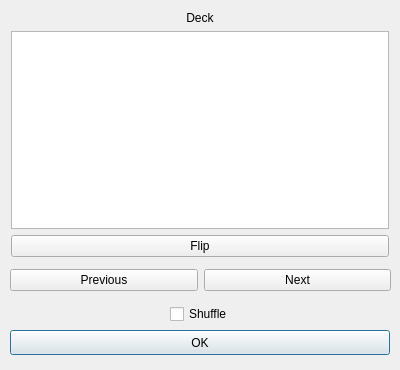
<?xml version="1.0" encoding="UTF-8"?>
<ui version="4.0">
 <class>studycard</class>
 <widget class="QDialog" name="studycard">
  <property name="geometry">
   <rect>
    <x>0</x>
    <y>0</y>
    <width>400</width>
    <height>370</height>
   </rect>
  </property>
  <property name="windowTitle">
   <string>Dialog</string>
  </property>
  <widget class="QPushButton" name="pushButton_ok">
   <property name="geometry">
    <rect>
     <x>10</x>
     <y>330</y>
     <width>380</width>
     <height>25</height>
    </rect>
   </property>
   <property name="text">
    <string>OK</string>
   </property>
  </widget>
  <widget class="QWidget" name="layoutWidget">
   <property name="geometry">
    <rect>
     <x>11</x>
     <y>11</y>
     <width>378</width>
     <height>246</height>
    </rect>
   </property>
   <layout class="QVBoxLayout" name="verticalLayout">
    <item>
     <widget class="QLabel" name="label_deckName">
      <property name="enabled">
       <bool>true</bool>
      </property>
      <property name="text">
       <string>Deck</string>
      </property>
      <property name="scaledContents">
       <bool>false</bool>
      </property>
      <property name="alignment">
       <set>Qt::AlignCenter</set>
      </property>
      <property name="textInteractionFlags">
       <set>Qt::NoTextInteraction</set>
      </property>
     </widget>
    </item>
    <item>
     <widget class="QTextBrowser" name="textBrowser"/>
    </item>
    <item>
     <widget class="QPushButton" name="pushButton_flip">
      <property name="text">
       <string>Flip</string>
      </property>
     </widget>
    </item>
   </layout>
  </widget>
  <widget class="QWidget" name="layoutWidget">
   <property name="geometry">
    <rect>
     <x>10</x>
     <y>260</y>
     <width>381</width>
     <height>41</height>
    </rect>
   </property>
   <layout class="QHBoxLayout" name="horizontalLayout">
    <item>
     <widget class="QPushButton" name="pushButton_previous">
      <property name="enabled">
       <bool>true</bool>
      </property>
      <property name="text">
       <string>Previous</string>
      </property>
     </widget>
    </item>
    <item>
     <widget class="QPushButton" name="pushButton_next">
      <property name="text">
       <string>Next</string>
      </property>
     </widget>
    </item>
   </layout>
  </widget>
  <widget class="QCheckBox" name="checkBox_shuffle">
   <property name="geometry">
    <rect>
     <x>170</x>
     <y>303</y>
     <width>83</width>
     <height>22</height>
    </rect>
   </property>
   <property name="text">
    <string>Shuffle</string>
   </property>
  </widget>
 </widget>
 <resources/>
 <connections/>
</ui>
